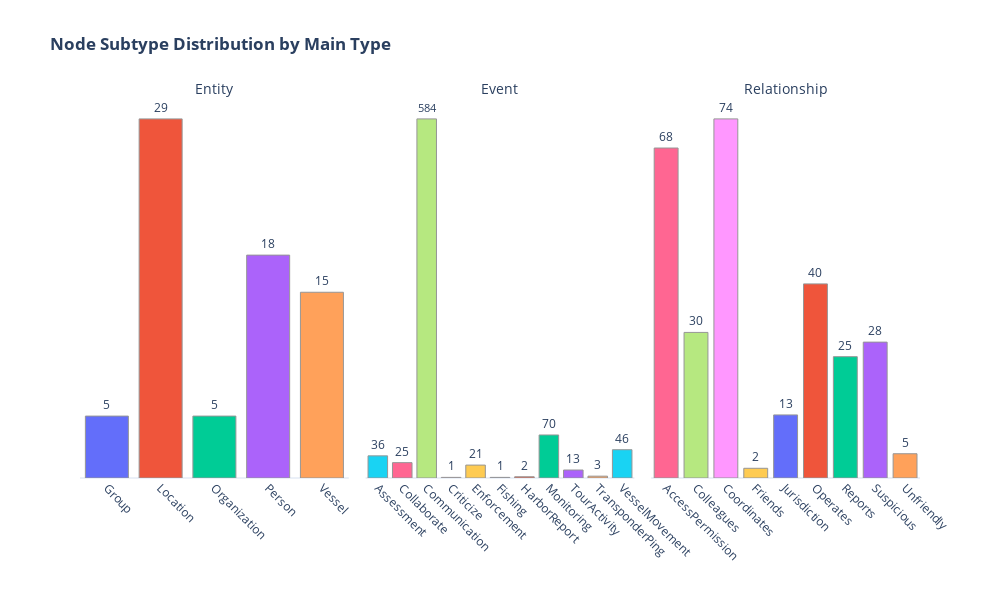

Notebook source saved alongside this figure:
### Code cell
# Create DataFrame from nodes
nodes_data = []
for node_id, attrs in G.nodes(data=True):
    nodes_data.append({
        'id': node_id,
        'type': attrs.get('type'),
        'sub_type': attrs.get('sub_type')
    })

df = pd.DataFrame(nodes_data)

# Filter out nodes without type/sub_type
df = df.dropna(subset=['type', 'sub_type'])

# Create facet plot with clean design
fig = px.bar(
    df.groupby(['type', 'sub_type']).size().reset_index(name='count'),
    x='sub_type',
    y='count',
    facet_col='type',
    color='sub_type',
    text='count',
    title='<b>Node Subtype Distribution by Main Type</b>',
    labels={'sub_type': 'Subtype', 'count': ''},
    width=1000,
    height=600
)

# Customize layout - remove y-axis elements
fig.update_layout(
    showlegend=False,
    font=dict(size=12),
    hovermode="x",
    # Remove all y-axis titles
    yaxis_title=None,
    yaxis2_title=None,
    yaxis3_title=None
)

# Customize axes
fig.update_xaxes(
    title_text="",
    tickangle=45,
    matches=None,
    showticklabels=True
)

# Remove y-axis ticks, labels, and titles for all subplots
for axis in ['yaxis', 'yaxis2', 'yaxis3']:
    fig.update_layout({
        axis: {
            'showticklabels': False,
            'ticks': "",
            'showgrid': False,
            'title': None
        }
    })

fig.update_yaxes(matches=None)

# Improve text display
fig.update_traces(
    texttemplate='%{text}',
    textposition='outside',
    marker_line_color='rgb(150,150,150)',
    marker_line_width=1
)

# Clean up facet titles
fig.update_annotations(font_size=14)
fig.for_each_annotation(lambda a: a.update(text=a.text.split("=")[-1]))

# Add space above for title
fig.update_layout(margin=dict(t=100))

### Figure 1 — Plotly figure (JSON) as saved in the notebook; plotly's stock layout.template omitted (floating-point values rounded to 4 significant figures)
{"data": [{"hovertemplate": "Subtype=%{x}<br>type=Entity<br>=%{text}<extra></extra>", "legendgroup": "Group", "marker": {"color": "#636efa", "line": {"color": "rgb(150,150,150)", "width": 1}, "pattern": {"shape": ""}}, "name": "Group", "orientation": "v", "showlegend": true, "text": [5.0], "textposition": "outside", "texttemplate": "%{text}", "type": "bar", "x": ["Group"], "xaxis": "x", "y": [5], "yaxis": "y"}, {"hovertemplate": "Subtype=%{x}<br>type=Entity<br>=%{text}<extra></extra>", "legendgroup": "Location", "marker": {"color": "#EF553B", "line": {"color": "rgb(150,150,150)", "width": 1}, "pattern": {"shape": ""}}, "name": "Location", "orientation": "v", "showlegend": true, "text": [29.0], "textposition": "outside", "texttemplate": "%{text}", "type": "bar", "x": ["Location"], "xaxis": "x", "y": [29], "yaxis": "y"}, {"hovertemplate": "Subtype=%{x}<br>type=Entity<br>=%{text}<extra></extra>", "legendgroup": "Organization", "marker": {"color": "#00cc96", "line": {"color": "rgb(150,150,150)", "width": 1}, "pattern": {"shape": ""}}, "name": "Organization", "orientation": "v", "showlegend": true, "text": [5.0], "textposition": "outside", "texttemplate": "%{text}", "type": "bar", "x": ["Organization"], "xaxis": "x", "y": [5], "yaxis": "y"}, {"hovertemplate": "Subtype=%{x}<br>type=Entity<br>=%{text}<extra></extra>", "legendgroup": "Person", "marker": {"color": "#ab63fa", "line": {"color": "rgb(150,150,150)", "width": 1}, "pattern": {"shape": ""}}, "name": "Person", "orientation": "v", "showlegend": true, "text": [18.0], "textposition": "outside", "texttemplate": "%{text}", "type": "bar", "x": ["Person"], "xaxis": "x", "y": [18], "yaxis": "y"}, {"hovertemplate": "Subtype=%{x}<br>type=Entity<br>=%{text}<extra></extra>", "legendgroup": "Vessel", "marker": {"color": "#FFA15A", "line": {"color": "rgb(150,150,150)", "width": 1}, "pattern": {"shape": ""}}, "name": "Vessel", "orientation": "v", "showlegend": true, "text": [15.0], "textposition": "outside", "texttemplate": "%{text}", "type": "bar", "x": ["Vessel"], "xaxis": "x", "y": [15], "yaxis": "y"}, {"hovertemplate": "Subtype=%{x}<br>type=Event<br>=%{text}<extra></extra>", "legendgroup": "Assessment", "marker": {"color": "#19d3f3", "line": {"color": "rgb(150,150,150)", "width": 1}, "pattern": {"shape": ""}}, "name": "Assessment", "orientation": "v", "showlegend": true, "text": [36.0], "textposition": "outside", "texttemplate": "%{text}", "type": "bar", "x": ["Assessment"], "xaxis": "x2", "y": [36], "yaxis": "y2"}, {"hovertemplate": "Subtype=%{x}<br>type=Event<br>=%{text}<extra></extra>", "legendgroup": "Collaborate", "marker": {"color": "#FF6692", "line": {"color": "rgb(150,150,150)", "width": 1}, "pattern": {"shape": ""}}, "name": "Collaborate", "orientation": "v", "showlegend": true, "text": [25.0], "textposition": "outside", "texttemplate": "%{text}", "type": "bar", "x": ["Collaborate"], "xaxis": "x2", "y": [25], "yaxis": "y2"}, {"hovertemplate": "Subtype=%{x}<br>type=Event<br>=%{text}<extra></extra>", "legendgroup": "Communication", "marker": {"color": "#B6E880", "line": {"color": "rgb(150,150,150)", "width": 1}, "pattern": {"shape": ""}}, "name": "Communication", "orientation": "v", "showlegend": true, "text": [584.0], "textposition": "outside", "texttemplate": "%{text}", "type": "bar", "x": ["Communication"], "xaxis": "x2", "y": [584], "yaxis": "y2"}, {"hovertemplate": "Subtype=%{x}<br>type=Event<br>=%{text}<extra></extra>", "legendgroup": "Criticize", "marker": {"color": "#FF97FF", "line": {"color": "rgb(150,150,150)", "width": 1}, "pattern": {"shape": ""}}, "name": "Criticize", "orientation": "v", "showlegend": true, "text": [1.0], "textposition": "outside", "texttemplate": "%{text}", "type": "bar", "x": ["Criticize"], "xaxis": "x2", "y": [1], "yaxis": "y2"}, {"hovertemplate": "Subtype=%{x}<br>type=Event<br>=%{text}<extra></extra>", "legendgroup": "Enforcement", "marker": {"color": "#FECB52", "line": {"color": "rgb(150,150,150)", "width": 1}, "pattern": {"shape": ""}}, "name": "Enforcement", "orientation": "v", "showlegend": true, "text": [21.0], "textposition": "outside", "texttemplate": "%{text}", "type": "bar", "x": ["Enforcement"], "xaxis": "x2", "y": [21], "yaxis": "y2"}, {"hovertemplate": "Subtype=%{x}<br>type=Event<br>=%{text}<extra></extra>", "legendgroup": "Fishing", "marker": {"color": "#636efa", "line": {"color": "rgb(150,150,150)", "width": 1}, "pattern": {"shape": ""}}, "name": "Fishing", "orientation": "v", "showlegend": true, "text": [1.0], "textposition": "outside", "texttemplate": "%{text}", "type": "bar", "x": ["Fishing"], "xaxis": "x2", "y": [1], "yaxis": "y2"}, {"hovertemplate": "Subtype=%{x}<br>type=Event<br>=%{text}<extra></extra>", "legendgroup": "HarborReport", "marker": {"color": "#EF553B", "line": {"color": "rgb(150,150,150)", "width": 1}, "pattern": {"shape": ""}}, "name": "HarborReport", "orientation": "v", "showlegend": true, "text": [2.0], "textposition": "outside", "texttemplate": "%{text}", "type": "bar", "x": ["HarborReport"], "xaxis": "x2", "y": [2], "yaxis": "y2"}, {"hovertemplate": "Subtype=%{x}<br>type=Event<br>=%{text}<extra></extra>", "legendgroup": "Monitoring", "marker": {"color": "#00cc96", "line": {"color": "rgb(150,150,150)", "width": 1}, "pattern": {"shape": ""}}, "name": "Monitoring", "orientation": "v", "showlegend": true, "text": [70.0], "textposition": "outside", "texttemplate": "%{text}", "type": "bar", "x": ["Monitoring"], "xaxis": "x2", "y": [70], "yaxis": "y2"}, {"hovertemplate": "Subtype=%{x}<br>type=Event<br>=%{text}<extra></extra>", "legendgroup": "TourActivity", "marker": {"color": "#ab63fa", "line": {"color": "rgb(150,150,150)", "width": 1}, "pattern": {"shape": ""}}, "name": "TourActivity", "orientation": "v", "showlegend": true, "text": [13.0], "textposition": "outside", "texttemplate": "%{text}", "type": "bar", "x": ["TourActivity"], "xaxis": "x2", "y": [13], "yaxis": "y2"}, {"hovertemplate": "Subtype=%{x}<br>type=Event<br>=%{text}<extra></extra>", "legendgroup": "TransponderPing", "marker": {"color": "#FFA15A", "line": {"color": "rgb(150,150,150)", "width": 1}, "pattern": {"shape": ""}}, "name": "TransponderPing", "orientation": "v", "showlegend": true, "text": [3.0], "textposition": "outside", "texttemplate": "%{text}", "type": "bar", "x": ["TransponderPing"], "xaxis": "x2", "y": [3], "yaxis": "y2"}, {"hovertemplate": "Subtype=%{x}<br>type=Event<br>=%{text}<extra></extra>", "legendgroup": "VesselMovement", "marker": {"color": "#19d3f3", "line": {"color": "rgb(150,150,150)", "width": 1}, "pattern": {"shape": ""}}, "name": "VesselMovement", "orientation": "v", "showlegend": true, "text": [46.0], "textposition": "outside", "texttemplate": "%{text}", "type": "bar", "x": ["VesselMovement"], "xaxis": "x2", "y": [46], "yaxis": "y2"}, {"hovertemplate": "Subtype=%{x}<br>type=Relationship<br>=%{text}<extra></extra>", "legendgroup": "AccessPermission", "marker": {"color": "#FF6692", "line": {"color": "rgb(150,150,150)", "width": 1}, "pattern": {"shape": ""}}, "name": "AccessPermission", "orientation": "v", "showlegend": true, "text": [68.0], "textposition": "outside", "texttemplate": "%{text}", "type": "bar", "x": ["AccessPermission"], "xaxis": "x3", "y": [68], "yaxis": "y3"}, {"hovertemplate": "Subtype=%{x}<br>type=Relationship<br>=%{text}<extra></extra>", "legendgroup": "Colleagues", "marker": {"color": "#B6E880", "line": {"color": "rgb(150,150,150)", "width": 1}, "pattern": {"shape": ""}}, "name": "Colleagues", "orientation": "v", "showlegend": true, "text": [30.0], "textposition": "outside", "texttemplate": "%{text}", "type": "bar", "x": ["Colleagues"], "xaxis": "x3", "y": [30], "yaxis": "y3"}, {"hovertemplate": "Subtype=%{x}<br>type=Relationship<br>=%{text}<extra></extra>", "legendgroup": "Coordinates", "marker": {"color": "#FF97FF", "line": {"color": "rgb(150,150,150)", "width": 1}, "pattern": {"shape": ""}}, "name": "Coordinates", "orientation": "v", "showlegend": true, "text": [74.0], "textposition": "outside", "texttemplate": "%{text}", "type": "bar", "x": ["Coordinates"], "xaxis": "x3", "y": [74], "yaxis": "y3"}, {"hovertemplate": "Subtype=%{x}<br>type=Relationship<br>=%{text}<extra></extra>", "legendgroup": "Friends", "marker": {"color": "#FECB52", "line": {"color": "rgb(150,150,150)", "width": 1}, "pattern": {"shape": ""}}, "name": "Friends", "orientation": "v", "showlegend": true, "text": [2.0], "textposition": "outside", "texttemplate": "%{text}", "type": "bar", "x": ["Friends"], "xaxis": "x3", "y": [2], "yaxis": "y3"}, {"hovertemplate": "Subtype=%{x}<br>type=Relationship<br>=%{text}<extra></extra>", "legendgroup": "Jurisdiction", "marker": {"color": "#636efa", "line": {"color": "rgb(150,150,150)", "width": 1}, "pattern": {"shape": ""}}, "name": "Jurisdiction", "orientation": "v", "showlegend": true, "text": [13.0], "textposition": "outside", "texttemplate": "%{text}", "type": "bar", "x": ["Jurisdiction"], "xaxis": "x3", "y": [13], "yaxis": "y3"}, {"hovertemplate": "Subtype=%{x}<br>type=Relationship<br>=%{text}<extra></extra>", "legendgroup": "Operates", "marker": {"color": "#EF553B", "line": {"color": "rgb(150,150,150)", "width": 1}, "pattern": {"shape": ""}}, "name": "Operates", "orientation": "v", "showlegend": true, "text": [40.0], "textposition": "outside", "texttemplate": "%{text}", "type": "bar", "x": ["Operates"], "xaxis": "x3", "y": [40], "yaxis": "y3"}, {"hovertemplate": "Subtype=%{x}<br>type=Relationship<br>=%{text}<extra></extra>", "legendgroup": "Reports", "marker": {"color": "#00cc96", "line": {"color": "rgb(150,150,150)", "width": 1}, "pattern": {"shape": ""}}, "name": "Reports", "orientation": "v", "showlegend": true, "text": [25.0], "textposition": "outside", "texttemplate": "%{text}", "type": "bar", "x": ["Reports"], "xaxis": "x3", "y": [25], "yaxis": "y3"}, {"hovertemplate": "Subtype=%{x}<br>type=Relationship<br>=%{text}<extra></extra>", "legendgroup": "Suspicious", "marker": {"color": "#ab63fa", "line": {"color": "rgb(150,150,150)", "width": 1}, "pattern": {"shape": ""}}, "name": "Suspicious", "orientation": "v", "showlegend": true, "text": [28.0], "textposition": "outside", "texttemplate": "%{text}", "type": "bar", "x": ["Suspicious"], "xaxis": "x3", "y": [28], "yaxis": "y3"}, {"hovertemplate": "Subtype=%{x}<br>type=Relationship<br>=%{text}<extra></extra>", "legendgroup": "Unfriendly", "marker": {"color": "#FFA15A", "line": {"color": "rgb(150,150,150)", "width": 1}, "pattern": {"shape": ""}}, "name": "Unfriendly", "orientation": "v", "showlegend": true, "text": [5.0], "textposition": "outside", "texttemplate": "%{text}", "type": "bar", "x": ["Unfriendly"], "xaxis": "x3", "y": [5], "yaxis": "y3"}], "layout": {"annotations": [{"font": {"size": 14}, "showarrow": false, "text": "Entity", "x": 0.16, "xanchor": "center", "xref": "paper", "y": 1, "yanchor": "bottom", "yref": "paper"}, {"font": {"size": 14}, "showarrow": false, "text": "Event", "x": 0.5, "xanchor": "center", "xref": "paper", "y": 1, "yanchor": "bottom", "yref": "paper"}, {"font": {"size": 14}, "showarrow": false, "text": "Relationship", "x": 0.84, "xanchor": "center", "xref": "paper", "y": 1, "yanchor": "bottom", "yref": "paper"}], "barmode": "relative", "font": {"size": 12}, "height": 600, "hovermode": "x", "legend": {"title": {"text": "Subtype"}, "tracegroupgap": 0}, "margin": {"t": 100}, "showlegend": false, "title": {"text": "<b>Node Subtype Distribution by Main Type</b>"}, "width": 1000, "xaxis": {"anchor": "y", "categoryarray": ["Group", "Location", "Organization", "Person", "Vessel", "Assessment", "Collaborate", "Communication", "Criticize", "Enforcement", "Fishing", "HarborReport", "Monitoring", "TourActivity", "TransponderPing", "VesselMovement", "AccessPermission", "Colleagues", "Coordinates", "Friends", "Jurisdiction", "Operates", "Reports", "Suspicious", "Unfriendly"], "categoryorder": "array", "domain": [0, 0.32], "showticklabels": true, "tickangle": 45, "title": {"text": ""}}, "xaxis2": {"anchor": "y2", "categoryarray": ["Group", "Location", "Organization", "Person", "Vessel", "Assessment", "Collaborate", "Communication", "Criticize", "Enforcement", "Fishing", "HarborReport", "Monitoring", "TourActivity", "TransponderPing", "VesselMovement", "AccessPermission", "Colleagues", "Coordinates", "Friends", "Jurisdiction", "Operates", "Reports", "Suspicious", "Unfriendly"], "categoryorder": "array", "domain": [0.34, 0.66], "showticklabels": true, "tickangle": 45, "title": {"text": ""}}, "xaxis3": {"anchor": "y3", "categoryarray": ["Group", "Location", "Organization", "Person", "Vessel", "Assessment", "Collaborate", "Communication", "Criticize", "Enforcement", "Fishing", "HarborReport", "Monitoring", "TourActivity", "TransponderPing", "VesselMovement", "AccessPermission", "Colleagues", "Coordinates", "Friends", "Jurisdiction", "Operates", "Reports", "Suspicious", "Unfriendly"], "categoryorder": "array", "domain": [0.68, 1.0], "showticklabels": true, "tickangle": 45, "title": {"text": ""}}, "yaxis": {"anchor": "x", "domain": [0, 1], "showgrid": false, "showticklabels": false, "ticks": "", "title": {}}, "yaxis2": {"anchor": "x2", "domain": [0, 1], "showgrid": false, "showticklabels": false, "ticks": "", "title": {}}, "yaxis3": {"anchor": "x3", "domain": [0, 1], "showgrid": false, "showticklabels": false, "ticks": "", "title": {}}}}
